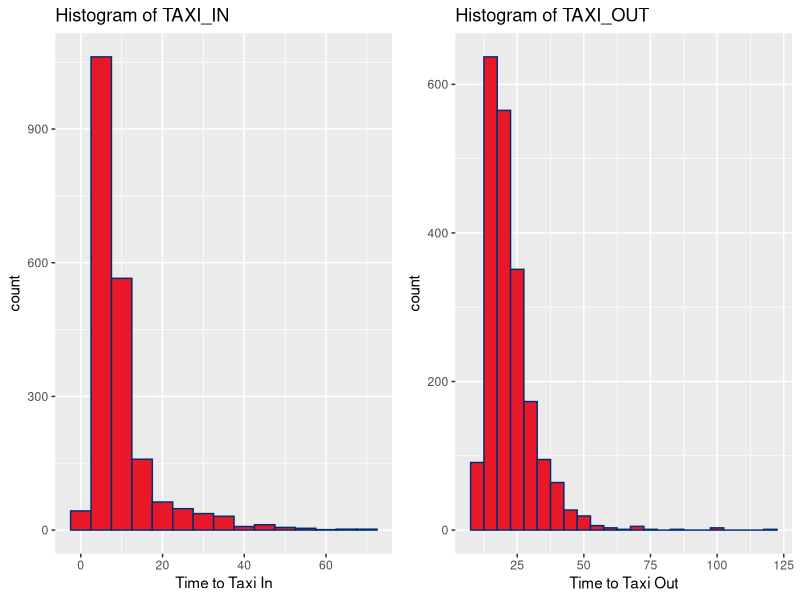
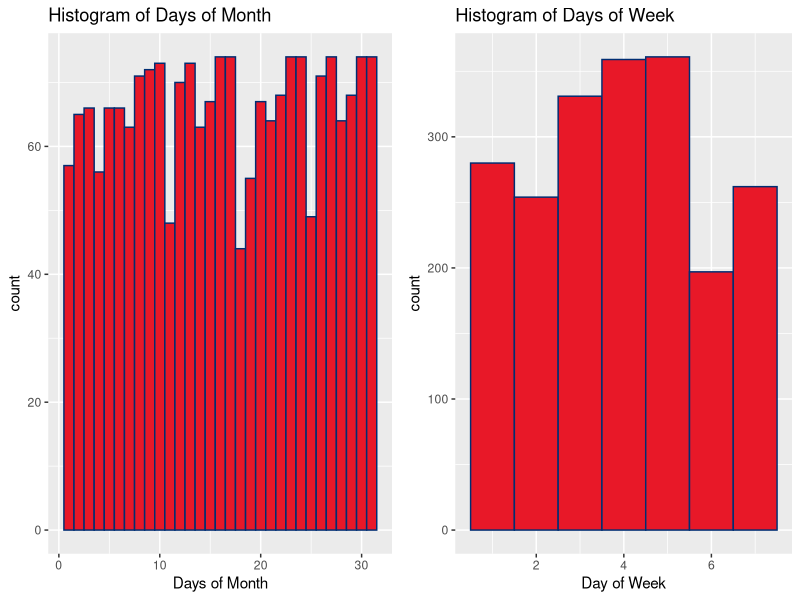
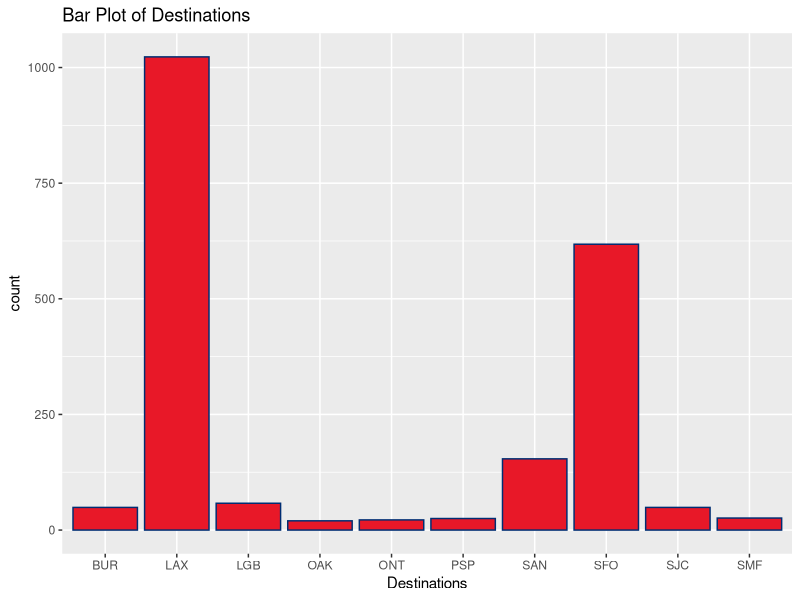
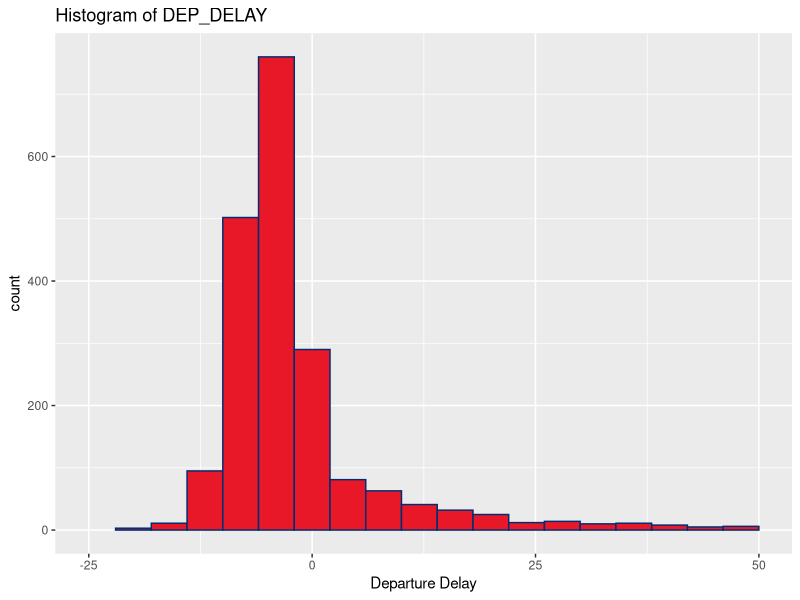
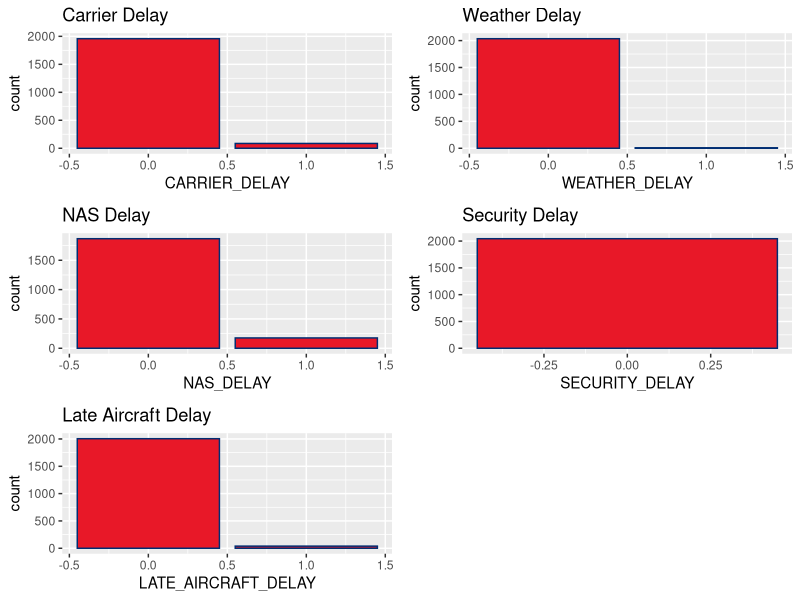
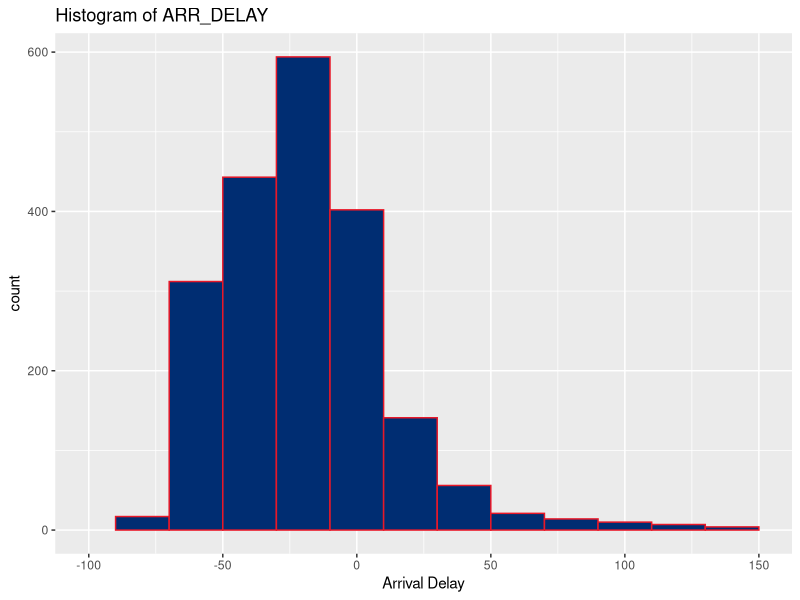
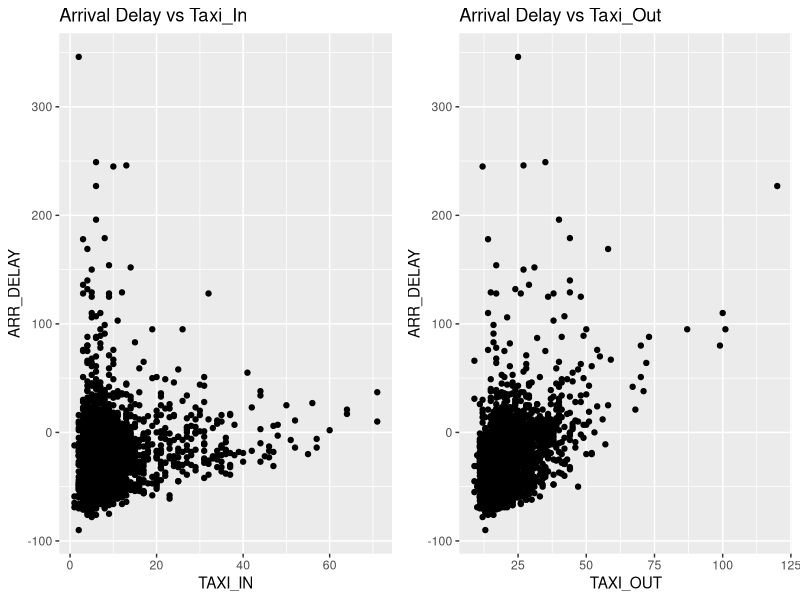
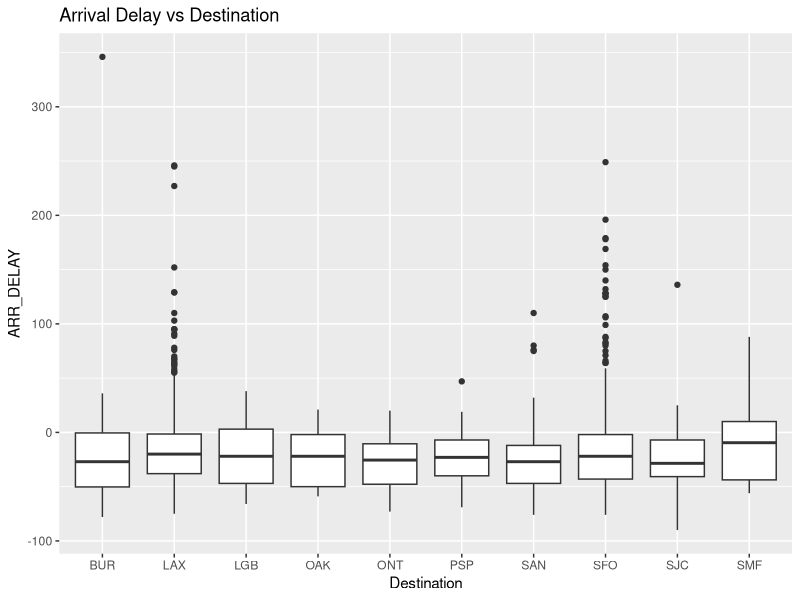

Recreate these plots in R, in order.
## ---- chunk 1
knitr::opts_chunk$set(echo = TRUE)
## ---- chunk 2
library(readr)
library(dplyr)
library(tidyverse)
library(gridExtra)
library(mgcv)
## ---- chunk 3
flights <- read_csv("data/flights.csv")

unique(flights$OP_CARRIER)
unique(flights$DEST)
class(flights$CARRIER_DELAY)

flights <- flights %>% 
  mutate(CARRIER_DELAY = case_when(CARRIER_DELAY > 0 ~ 1,
                                   TRUE ~ 0),
         WEATHER_DELAY = case_when(WEATHER_DELAY > 0 ~ 1,
                                   TRUE ~ 0),
         NAS_DELAY = case_when(NAS_DELAY > 0 ~ 1,
                               TRUE ~ 0),
         SECURITY_DELAY = case_when(SECURITY_DELAY > 0 ~ 1,
                                    TRUE ~ 0),
         LATE_AIRCRAFT_DELAY = case_when(
           LATE_AIRCRAFT_DELAY > 0 ~ 1,
           TRUE ~ 0))



## ---- chunk 4
flights
## ---- chunk 5
p00 <- ggplot(data = flights, aes(x = TAXI_IN)) +
  geom_histogram(binwidth = 5, fill = "#E81828", color = "#002D72") +
  labs(x = "Time to Taxi In",
       title = "Histogram of TAXI_IN")

p01 <- ggplot(data = flights, aes(x = TAXI_OUT)) +
  geom_histogram(binwidth = 5, fill = "#E81828", color = "#002D72") +
  labs(x = "Time to Taxi Out",
       title = "Histogram of TAXI_OUT")

grid.arrange(p00, p01, nrow = 1)
## ---- chunk 6
p02 <- ggplot(data = flights, aes(x = DAY_OF_MONTH)) +
  geom_histogram(binwidth = 1, fill = "#E81828", color = "#002D72") +
  labs(x = "Days of Month",
       title = "Histogram of Days of Month")

p03 <- ggplot(data = flights, aes(x = DAY_OF_WEEK)) +
  geom_histogram(binwidth = 1, fill = "#E81828", color = "#002D72") +
  labs(x = "Day of Week",
       title = "Histogram of Days of Week")

grid.arrange(p02, p03, nrow = 1)
## ---- chunk 7
ggplot(data = flights, aes(x = DEST)) +
  geom_bar(fill = "#E81828", color = "#002D72") +
  labs(x = "Destinations",
       title = "Bar Plot of Destinations")
## ---- chunk 8
ggplot(data = flights, aes(x = DEP_DELAY)) +
  geom_histogram(binwidth = 4, fill = "#E81828", color = "#002D72") +
  xlim(-25, 50) +
  labs(x = "Departure Delay",
       title = "Histogram of DEP_DELAY")
## ---- chunk 9
p1 <- ggplot(data = flights, aes(x = CARRIER_DELAY)) +
  geom_bar(fill = "#E81828", color = "#002D72") +
  labs(title = "Carrier Delay")

p2 <- ggplot(data = flights, aes(x = WEATHER_DELAY)) +
  geom_bar(fill = "#E81828", color = "#002D72") +
  labs(title = "Weather Delay")

p3 <- ggplot(data = flights, aes(x = NAS_DELAY)) +
  geom_bar(fill = "#E81828", color = "#002D72") +
  labs(title = "NAS Delay")

p4 <- ggplot(data = flights, aes(x = SECURITY_DELAY)) +
  geom_bar(fill = "#E81828", color = "#002D72") +
  labs(title = "Security Delay")

p5 <- ggplot(data = flights, aes(x = LATE_AIRCRAFT_DELAY)) +
  geom_bar(fill = "#E81828", color = "#002D72") +
  labs(title = "Late Aircraft Delay")

grid.arrange(p1,p2,p3,p4,p5, nrow = 3)
## ---- chunk 10
flights %>%
  count(WEATHER_DELAY)
## ---- chunk 11
ggplot(data = flights, aes(x = ARR_DELAY)) +
  geom_histogram(binwidth = 20, fill = "#002D72", color = "#E81828" ) +
  xlim(-100, 150) +
  labs(x = "Arrival Delay",
       title = "Histogram of ARR_DELAY")
## ---- chunk 12
p6 <- ggplot(data = flights, aes(y = ARR_DELAY, x = TAXI_IN)) +
  geom_point() +
  labs(title = "Arrival Delay vs Taxi_In")

p7 <- ggplot(data = flights, aes(y = ARR_DELAY, x = TAXI_OUT)) +
  geom_point() +
  labs(title = "Arrival Delay vs Taxi_Out")

grid.arrange(p6,p7, nrow = 1)
## ---- chunk 13
ggplot(data = flights, aes(y = ARR_DELAY, x = DEST)) +
  geom_boxplot() +
  labs(x = "Destination",
       title = "Arrival Delay vs Destination")
## ---- chunk 14
p8 <- ggplot(data = flights, aes(y = ARR_DELAY, x = DAY_OF_WEEK)) +
  geom_point() +
  labs(title = "Arrival Delay vs Day of Week")

p9 <- ggplot(data = flights, aes(y = ARR_DELAY, group = DAY_OF_WEEK)) +
  geom_boxplot() +
  labs(title = "Arrival Delay vs Day of Week")

grid.arrange(p8,p9, nrow = 2)
## ---- chunk 15
p10 <- ggplot(data = flights, aes(y = ARR_DELAY, x = DAY_OF_MONTH)) +
  geom_point() +
  labs(title = "Arrival Delay vs Day of Month")

p11 <- ggplot(data = flights, aes(y = ARR_DELAY, group = DAY_OF_MONTH)) +
  geom_boxplot() +
  labs(title = "Arrival Delay vs Day of Month")

grid.arrange(p10, p11, nrow = 2)
## ---- chunk 16
set.seed(1234)
flights <- flights %>%
  mutate(id = row_number())
train <- flights %>% 
  sample_frac(0.8)
test <- anti_join(flights, train, by = "id")
## ---- chunk 17
full_model <- lm(ARR_DELAY ~ DAY_OF_MONTH + 
                   DAY_OF_WEEK +
                   TAXI_IN +
                   TAXI_OUT +
                   DEST +
                   DEP_DELAY +
                   CARRIER_DELAY +
                   NAS_DELAY +
                   LATE_AIRCRAFT_DELAY, data = train)

summary(full_model)

## ---- chunk 18
library(MASS)
step_model <- stepAIC(full_model, trace = FALSE)
summary(step_model)
## ---- chunk 19
p12 <- ggplot(data = train, aes(group = CARRIER_DELAY, y = TAXI_OUT)) +
  geom_boxplot() +
  labs(title = "Carrier Delay vs. Taxi_Out", 
       x = "Carrier Delay")

p13 <- ggplot(data = train, aes(group = CARRIER_DELAY, y = TAXI_IN)) +
  geom_boxplot() +
  labs(title = "Carrier Delay vs. Taxi_In", 
       x = "Carrier Delay")

grid.arrange(p12, p13, nrow = 1)
## ---- chunk 20
p14 <- ggplot(data = train, aes(group = NAS_DELAY, y = TAXI_OUT)) +
  geom_boxplot() +
  labs(title = "NAS Delay vs. Taxi_Out", 
       x = "NAS Delay")

p15 <- ggplot(data = train, aes(group = NAS_DELAY, y = TAXI_IN)) +
  geom_boxplot() +
  labs(title = "NAS Delay vs. Taxi_In", 
       x = "NAS Delay")

grid.arrange(p14, p15, nrow = 1)
## ---- chunk 21
# carrier vs taxi out
interaction1 <- lm(ARR_DELAY ~ DAY_OF_MONTH +
                   TAXI_IN +
                   TAXI_OUT +
                   DEST +
                   DEP_DELAY +
                   CARRIER_DELAY +
                   NAS_DELAY +
                  CARRIER_DELAY*TAXI_OUT, data = train)
# nas vs taxi out
interaction2 <- lm(ARR_DELAY ~ DAY_OF_MONTH + 
                   TAXI_IN +
                   TAXI_OUT +
                   DEST +
                   DEP_DELAY +
                   CARRIER_DELAY +
                   NAS_DELAY +
                  NAS_DELAY*TAXI_OUT, data = train)

# nas vs taxi in
interaction3 <- lm(ARR_DELAY ~ DAY_OF_MONTH + 
                   TAXI_IN +
                   TAXI_OUT +
                   DEST +
                   DEP_DELAY +
                   CARRIER_DELAY +
                   NAS_DELAY +
                  NAS_DELAY*TAXI_IN, data = train)

## ---- chunk 22
anova(step_model, interaction1)
## ---- chunk 23
anova(step_model, interaction2)
## ---- chunk 24
anova(step_model, interaction3)
## ---- chunk 25
current_model <- interaction3

summary(current_model)
## ---- chunk 26
par(mfrow = c(2,2))
plot(current_model)
## ---- chunk 27
lm_preds <- predict(current_model, test)
#mean((test$ARR_DELAY - lm_preds)^2)
## ---- chunk 28
gam00 <- gam(ARR_DELAY ~ DAY_OF_MONTH +
                   s(TAXI_IN) +
                   s(TAXI_OUT) +
                   DEST +
                   s(DEP_DELAY) +
                   CARRIER_DELAY +
                   NAS_DELAY +
                   s(TAXI_IN, by = NAS_DELAY), data = flights)

summary(gam00)
## ---- chunk 29
par(mfrow = c(2,2))
plot.gam(gam00, se=TRUE)
## ---- chunk 30
gam01 <- gam(ARR_DELAY ~ DAY_OF_MONTH +
                   TAXI_IN +
                   s(TAXI_OUT) +
                   DEST +
                   s(DEP_DELAY) +
                   CARRIER_DELAY +
                   NAS_DELAY +
                   TAXI_IN*NAS_DELAY, data = flights)

anova(gam00, gam01, test = "F")
## ---- chunk 31
par(mfrow = c(2,2))
gam.check(gam00)
## ---- chunk 32
gam_preds <- predict.gam(gam00, newdata = test)
#mean((test$ARR_DELAY - gam_preds)^2)
